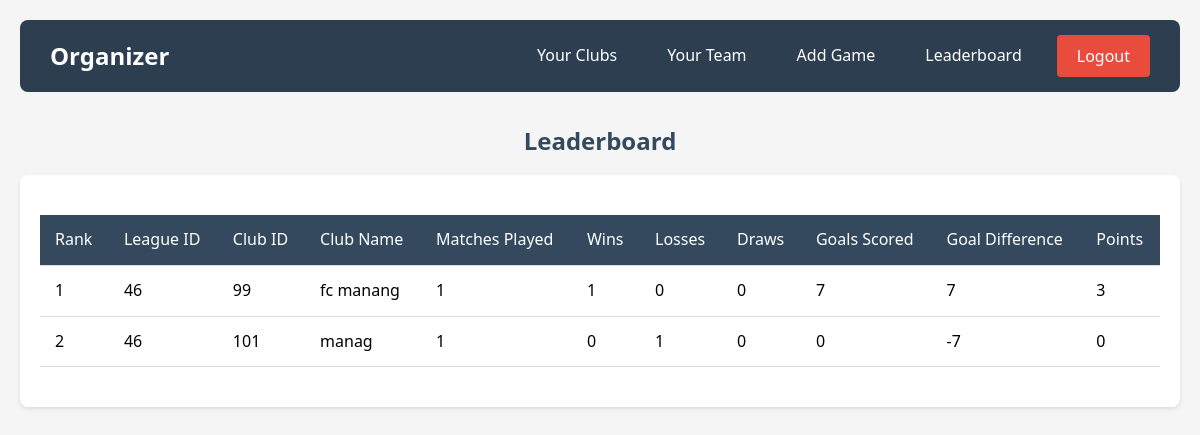
The page /pages/leaderboard.php (signed in) on the database its author committed.
### tables this page shows
CREATE TABLE `game` (
  `match_id` int(11) NOT NULL,
  `league_id` int(11) DEFAULT NULL,
  `home_club_id` int(11) DEFAULT NULL,
  `away_club_id` int(11) DEFAULT NULL,
  `date` date DEFAULT NULL,
  `time` time DEFAULT NULL,
  `score_home` int(11) DEFAULT NULL,
  `score_away` int(11) DEFAULT NULL,
  `created_by` varchar(255) NOT NULL
);

### pages/leaderboard.php (the view, shortened to what this page needs)
<?php
$userId = $_SESSION['userId'];
require 'db_connection.php';
$query = "SELECT * FROM game WHERE created_by = ? ";
$stmt = $conn->prepare($query);
$stmt->bind_param("s", $userId);
$stmt->execute();
$result = $stmt->get_result();
$leaderboard = [];
while ($row = $result->fetch_assoc()) {
    $home_club_id = $row['home_club_id'];
    $away_club_id = $row['away_club_id'];
    $score_home = $row['score_home'];
    $score_away = $row['score_away'];
    $league_id = $row['league_id'];
    if (!isset($leaderboard[$home_club_id])) {
        $leaderboard[$home_club_id] = [
            'matches_played' => 0,
            'wins' => 0,
            'losses' => 0,
            'draws' => 0,
            'goals_scored' => 0,
            'goal_difference' => 0,
            'points' => 0,
            'club_name' => ''
        ];
    }
    if (!isset($leaderboard[$away_club_id])) {
        $leaderboard[$away_club_id] = [
            'matches_played' => 0,
            'wins' => 0,
            'losses' => 0,
            'draws' => 0,
            'goals_scored' => 0,
            'goal_difference' => 0,
            'points' => 0,
            'club_name' => ''
        ];
    }
    if (is_numeric($score_home) && is_numeric($score_away)) {
        $leaderboard[$home_club_id]['matches_played']++;
        $leaderboard[$away_club_id]['matches_played']++;
        $leaderboard[$home_club_id]['goals_scored'] += $score_home;
        $leaderboard[$away_club_id]['goals_scored'] += $score_away;
        $leaderboard[$home_club_id]['goal_difference'] += ($score_home - $score_away);
        $leaderboard[$away_club_id]['goal_difference'] += ($score_away - $score_home);
        if ($score_home > $score_away) {
            $leaderboard[$home_club_id]['points'] += 3;
            $leaderboard[$home_club_id]['wins']++;
            $leaderboard[$away_club_id]['losses']++;
        } elseif ($score_home < $score_away) {
            $leaderboard[$away_club_id]['points'] += 3;
            $leaderboard[$away_club_id]['wins']++;
            $leaderboard[$home_club_id]['losses']++;
        } else {
            $leaderboard[$home_club_id]['points'] += 1;
            $leaderboard[$away_club_id]['points'] += 1;
            $leaderboard[$home_club_id]['draws']++;
            $leaderboard[$away_club_id]['draws']++;
        }
    }
}
$club_ids = array_keys($leaderboard);
if (!empty($club_ids)) {
    $placeholders = implode(',', array_fill(0, count($club_ids), '?'));
    $types = str_repeat('s', count($club_ids));
    $query = "SELECT club_id, c_name FROM club WHERE club_id IN ($placeholders)";
    $stmt = $conn->prepare($query);
    $stmt->bind_param($types, ...$club_ids);
    $stmt->execute();
    $result = $stmt->get_result();
    while ($row = $result->fetch_assoc()) {
        $leaderboard[$row['club_id']]['club_name'] = $row['c_name'];
    }
}
uasort($leaderboard, function ($a, $b) {
    if ($b['points'] != $a['points']) {
        return $b['points'] - $a['points'];
    }
    return $b['goal_difference'] - $a['goal_difference'];
});
?>
<!DOCTYPE html>
<html lang="en">
<head>
    <link rel="stylesheet" href="../assests/css/leaderboard_style.css">
</head>
<body>
<nav class="navbar">
    <a href="org_dashboard.php" class="logo">Organizer</a>
    <ul id="nav-links">
        <?php if (isset($_SESSION['status']) && $_SESSION['status'] === 'approved') : ?>
            <li><a href="club.php">Your Clubs</a></li>
            <li><a href="team.php">Your Team</a></li>
            <li><a href="add_game.php">Add Game</a></li>
            <li><a href="leaderboard.php">Leaderboard</a></li>
        <?php else : ?>
            <li><a href="#">Approval Pending...</a></li>
        <?php endif; ?>
        <li>
            <form action="logout.php" method="post" style="display:inline;">
                <button type="submit" class="logout-btn">Logout</button>
            </form>
        </li>
    </ul>
</nav>
<h2>Leaderboard</h2>
<div class="leaderboard-container">
    <table class="leaderboard-table">
        <thead>
            <tr>
                <th>Rank</th>
                <th>League ID</th>
                <th>Club ID</th>
                <th>Club Name</th>
                <th>Matches Played</th>
                <th>Wins</th>
                <th>Losses</th>
                <th>Draws</th>
                <th>Goals Scored</th>
                <th>Goal Difference</th>
                <th>Points</th>
            </tr>
        </thead>
        <tbody>
            <?php
            $rank = 1;
            foreach ($leaderboard as $club_id => $data) : ?>
                <tr>
                    <td><?php echo $rank++; ?></td>
                    <td><?php echo htmlspecialchars($league_id); ?></td>
                    <td><?php echo htmlspecialchars($club_id); ?></td>
                    <td><?php echo htmlspecialchars($data['club_name']); ?></td>
                    <td><?php echo $data['matches_played']; ?></td>
                    <td><?php echo $data['wins']; ?></td>
                    <td><?php echo $data['losses']; ?></td>
                    <td><?php echo $data['draws']; ?></td>
                    <td><?php echo $data['goals_scored']; ?></td>
                    <td><?php echo $data['goal_difference']; ?></td>
                    <td><?php echo $data['points']; ?></td>
                </tr>
            <?php endforeach; ?>
        </tbody>
    </table>
</div>
</body>
</html>

### assests/css/leaderboard_style.css (style rules this page uses)
* { margin: 0; padding: 0; box-sizing: border-box; font-family: 'Segoe UI', Tahoma, Geneva, Verdana, sans-serif; }
body { background-color: #f5f5f5; line-height: 1.6; padding: 20px; }
h2 { color: #34495e; margin: 25px 0 15px 0; text-align: center; }
.navbar { background-color: #2c3e50; padding: 15px 30px; margin-bottom: 30px; border-radius: 8px; display: flex; justify-content: space-between; align-items: center; }
.logo { color: white; text-decoration: none; font-size: 1.5em; font-weight: bold; }
#nav-links { list-style: none; display: flex; gap: 20px; align-items: center; }
#nav-links li a { color: white; text-decoration: none; padding: 8px 15px; border-radius: 4px; transition: background-color 0.3s; }
.logout-btn { background-color: #e74c3c; color: white; padding: 10px 20px; border: none; border-radius: 4px; cursor: pointer; font-size: 1em; transition: background-color 0.3s; }
.leaderboard-container { max-width: 1200px; margin: 0 auto; padding: 20px; background-color: white; border-radius: 8px; box-shadow: 0 2px 4px rgba(0, 0, 0, 0.1); }
.leaderboard-table { width: 100%; border-collapse: collapse; margin: 20px 0; }
.leaderboard-table th, .leaderboard-table td { padding: 12px 15px; text-align: left; border-bottom: 1px solid #ddd; }
.leaderboard-table th { background-color: #34495e; color: white; font-weight: 500; }

### rows shown on the page
game: league "46", club_id "99", club_name "fc manang", matches_played "1", wins "1", score_away "0", score_home "7", points "3", club_id "101", club_name "manag", losses "1", goal_difference "-7"
